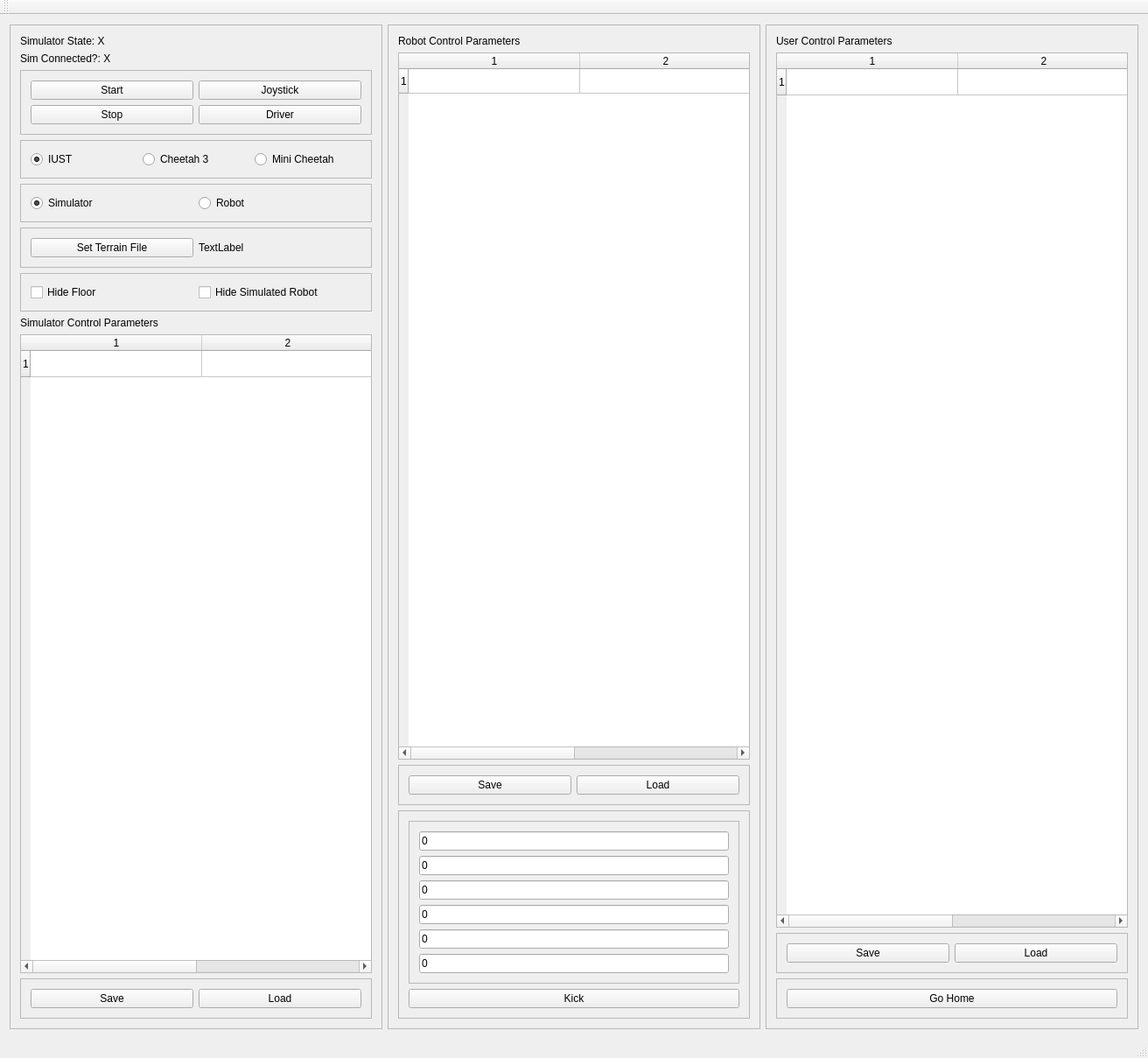
<?xml version="1.0" encoding="UTF-8"?>
<ui version="4.0">
 <class>SimControlPanel</class>
 <widget class="QMainWindow" name="SimControlPanel">
  <property name="geometry">
   <rect>
    <x>0</x>
    <y>0</y>
    <width>1312</width>
    <height>1209</height>
   </rect>
  </property>
  <property name="windowTitle">
   <string>SimControlPanel</string>
  </property>
  <widget class="QWidget" name="centralWidget">
   <layout class="QHBoxLayout" name="horizontalLayout_3">
    <item>
     <widget class="QFrame" name="frame_2">
      <property name="frameShape">
       <enum>QFrame::StyledPanel</enum>
      </property>
      <property name="frameShadow">
       <enum>QFrame::Raised</enum>
      </property>
      <layout class="QVBoxLayout" name="verticalLayout">
       <item>
        <widget class="QLabel" name="simulatorStateLabel">
         <property name="text">
          <string>Simulator State: X</string>
         </property>
        </widget>
       </item>
       <item>
        <widget class="QLabel" name="simulatorConnectedLabel">
         <property name="text">
          <string>Sim Connected?: X</string>
         </property>
        </widget>
       </item>
       <item>
        <widget class="QFrame" name="frame">
         <property name="frameShape">
          <enum>QFrame::StyledPanel</enum>
         </property>
         <property name="frameShadow">
          <enum>QFrame::Raised</enum>
         </property>
         <layout class="QGridLayout" name="gridLayout">
          <item row="0" column="0">
           <widget class="QPushButton" name="startButton">
            <property name="text">
             <string>Start</string>
            </property>
           </widget>
          </item>
          <item row="1" column="1">
           <widget class="QPushButton" name="driverButton">
            <property name="text">
             <string>Driver</string>
            </property>
           </widget>
          </item>
          <item row="0" column="1">
           <widget class="QPushButton" name="joystickButton">
            <property name="text">
             <string>Joystick</string>
            </property>
           </widget>
          </item>
          <item row="1" column="0">
           <widget class="QPushButton" name="stopButton">
            <property name="text">
             <string>Stop</string>
            </property>
           </widget>
          </item>
         </layout>
        </widget>
       </item>
       <item>
        <widget class="QFrame" name="frame_9">
         <property name="frameShape">
          <enum>QFrame::StyledPanel</enum>
         </property>
         <property name="frameShadow">
          <enum>QFrame::Raised</enum>
         </property>
         <layout class="QHBoxLayout" name="horizontalLayout_2">
          <item>
           <widget class="QRadioButton" name="iustButton">
            <property name="text">
             <string>IUST</string>
            </property>
            <property name="checked">
             <bool>true</bool>
            </property>
           </widget>
          </item>
          <item>
           <widget class="QRadioButton" name="cheetah3Button">
            <property name="text">
             <string>Cheetah 3</string>
            </property>
           </widget>
          </item>
          <item>
           <widget class="QRadioButton" name="miniCheetahButton">
            <property name="text">
             <string>Mini Cheetah</string>
            </property>
           </widget>
          </item>
         </layout>
        </widget>
       </item>
       <item>
        <widget class="QFrame" name="frame_10">
         <property name="frameShape">
          <enum>QFrame::StyledPanel</enum>
         </property>
         <property name="frameShadow">
          <enum>QFrame::Raised</enum>
         </property>
         <layout class="QHBoxLayout" name="horizontalLayout">
          <item>
           <widget class="QRadioButton" name="simulatorButton">
            <property name="text">
             <string>Simulator</string>
            </property>
            <property name="checked">
             <bool>true</bool>
            </property>
           </widget>
          </item>
          <item>
           <widget class="QRadioButton" name="robotButton">
            <property name="text">
             <string>Robot</string>
            </property>
           </widget>
          </item>
         </layout>
        </widget>
       </item>
       <item>
        <widget class="QFrame" name="frame_13">
         <property name="frameShape">
          <enum>QFrame::StyledPanel</enum>
         </property>
         <property name="frameShadow">
          <enum>QFrame::Raised</enum>
         </property>
         <layout class="QHBoxLayout" name="horizontalLayout_4">
          <item>
           <widget class="QPushButton" name="setTerrainButton">
            <property name="text">
             <string>Set Terrain File</string>
            </property>
           </widget>
          </item>
          <item>
           <widget class="QLabel" name="terrainFileLabel">
            <property name="text">
             <string>TextLabel</string>
            </property>
           </widget>
          </item>
         </layout>
        </widget>
       </item>
       <item>
        <widget class="QFrame" name="frame_14">
         <property name="frameShape">
          <enum>QFrame::StyledPanel</enum>
         </property>
         <property name="frameShadow">
          <enum>QFrame::Raised</enum>
         </property>
         <layout class="QHBoxLayout" name="horizontalLayout_5">
          <item>
           <widget class="QCheckBox" name="hide_floor_checkbox">
            <property name="text">
             <string>Hide Floor</string>
            </property>
           </widget>
          </item>
          <item>
           <widget class="QCheckBox" name="hide_robot_checkbox">
            <property name="text">
             <string>Hide Simulated Robot</string>
            </property>
           </widget>
          </item>
         </layout>
        </widget>
       </item>
       <item>
        <widget class="QLabel" name="label">
         <property name="text">
          <string>Simulator Control Parameters</string>
         </property>
        </widget>
       </item>
       <item>
        <widget class="QTableWidget" name="simulatorTable">
         <property name="rowCount">
          <number>1</number>
         </property>
         <property name="columnCount">
          <number>2</number>
         </property>
         <attribute name="horizontalHeaderDefaultSectionSize">
          <number>196</number>
         </attribute>
         <attribute name="verticalHeaderDefaultSectionSize">
          <number>30</number>
         </attribute>
         <attribute name="verticalHeaderMinimumSectionSize">
          <number>21</number>
         </attribute>
         <row/>
         <column/>
         <column/>
        </widget>
       </item>
       <item>
        <widget class="QFrame" name="frame_6">
         <property name="frameShape">
          <enum>QFrame::StyledPanel</enum>
         </property>
         <property name="frameShadow">
          <enum>QFrame::Raised</enum>
         </property>
         <layout class="QGridLayout" name="gridLayout_3">
          <item row="0" column="1">
           <widget class="QPushButton" name="loadSimulatorButton">
            <property name="text">
             <string>Load</string>
            </property>
           </widget>
          </item>
          <item row="0" column="0">
           <widget class="QPushButton" name="saveSimulatorButton">
            <property name="text">
             <string>Save</string>
            </property>
           </widget>
          </item>
         </layout>
        </widget>
       </item>
      </layout>
     </widget>
    </item>
    <item>
     <widget class="QFrame" name="frame_5">
      <property name="frameShape">
       <enum>QFrame::StyledPanel</enum>
      </property>
      <property name="frameShadow">
       <enum>QFrame::Raised</enum>
      </property>
      <layout class="QVBoxLayout" name="verticalLayout_3">
       <item>
        <widget class="QLabel" name="label_2">
         <property name="text">
          <string>Robot Control Parameters</string>
         </property>
        </widget>
       </item>
       <item>
        <widget class="QTableWidget" name="robotTable">
         <property name="rowCount">
          <number>1</number>
         </property>
         <property name="columnCount">
          <number>2</number>
         </property>
         <attribute name="horizontalHeaderDefaultSectionSize">
          <number>196</number>
         </attribute>
         <attribute name="verticalHeaderDefaultSectionSize">
          <number>28</number>
         </attribute>
         <row/>
         <column/>
         <column/>
        </widget>
       </item>
       <item>
        <widget class="QFrame" name="frame_4">
         <property name="frameShape">
          <enum>QFrame::StyledPanel</enum>
         </property>
         <property name="frameShadow">
          <enum>QFrame::Raised</enum>
         </property>
         <layout class="QGridLayout" name="gridLayout_2">
          <item row="0" column="1">
           <widget class="QPushButton" name="loadRobotButton">
            <property name="text">
             <string>Load</string>
            </property>
           </widget>
          </item>
          <item row="0" column="0">
           <widget class="QPushButton" name="saveRobotButton">
            <property name="text">
             <string>Save</string>
            </property>
           </widget>
          </item>
         </layout>
        </widget>
       </item>
       <item>
        <widget class="QFrame" name="frame_12">
         <property name="sizePolicy">
          <sizepolicy hsizetype="Expanding" vsizetype="Preferred">
           <horstretch>0</horstretch>
           <verstretch>0</verstretch>
          </sizepolicy>
         </property>
         <property name="frameShape">
          <enum>QFrame::StyledPanel</enum>
         </property>
         <property name="frameShadow">
          <enum>QFrame::Raised</enum>
         </property>
         <layout class="QGridLayout" name="gridLayout_6">
          <item row="0" column="0">
           <widget class="QFrame" name="frame_11">
            <property name="frameShape">
             <enum>QFrame::StyledPanel</enum>
            </property>
            <property name="frameShadow">
             <enum>QFrame::Raised</enum>
            </property>
            <layout class="QVBoxLayout" name="verticalLayout_6">
             <item>
              <widget class="QLineEdit" name="kickAngularX">
               <property name="sizePolicy">
                <sizepolicy hsizetype="Ignored" vsizetype="Fixed">
                 <horstretch>0</horstretch>
                 <verstretch>0</verstretch>
                </sizepolicy>
               </property>
               <property name="text">
                <string>0</string>
               </property>
              </widget>
             </item>
             <item>
              <widget class="QLineEdit" name="kickAngularY">
               <property name="sizePolicy">
                <sizepolicy hsizetype="Ignored" vsizetype="Fixed">
                 <horstretch>0</horstretch>
                 <verstretch>0</verstretch>
                </sizepolicy>
               </property>
               <property name="text">
                <string>0</string>
               </property>
              </widget>
             </item>
             <item>
              <widget class="QLineEdit" name="kickAngularZ">
               <property name="sizePolicy">
                <sizepolicy hsizetype="Ignored" vsizetype="Fixed">
                 <horstretch>0</horstretch>
                 <verstretch>0</verstretch>
                </sizepolicy>
               </property>
               <property name="text">
                <string>0</string>
               </property>
              </widget>
             </item>
             <item>
              <widget class="QLineEdit" name="kickLinearX">
               <property name="sizePolicy">
                <sizepolicy hsizetype="Minimum" vsizetype="Fixed">
                 <horstretch>0</horstretch>
                 <verstretch>0</verstretch>
                </sizepolicy>
               </property>
               <property name="text">
                <string>0</string>
               </property>
              </widget>
             </item>
             <item>
              <widget class="QLineEdit" name="kickLinearY">
               <property name="sizePolicy">
                <sizepolicy hsizetype="Minimum" vsizetype="Fixed">
                 <horstretch>0</horstretch>
                 <verstretch>0</verstretch>
                </sizepolicy>
               </property>
               <property name="text">
                <string>0</string>
               </property>
              </widget>
             </item>
             <item>
              <widget class="QLineEdit" name="kickLinearZ">
               <property name="sizePolicy">
                <sizepolicy hsizetype="Minimum" vsizetype="Fixed">
                 <horstretch>0</horstretch>
                 <verstretch>0</verstretch>
                </sizepolicy>
               </property>
               <property name="text">
                <string>0</string>
               </property>
              </widget>
             </item>
            </layout>
           </widget>
          </item>
          <item row="1" column="0">
           <widget class="QPushButton" name="kickButton">
            <property name="text">
             <string>Kick</string>
            </property>
           </widget>
          </item>
         </layout>
        </widget>
       </item>
      </layout>
     </widget>
    </item>
    <item>
     <widget class="QFrame" name="frame_3">
      <property name="frameShape">
       <enum>QFrame::StyledPanel</enum>
      </property>
      <property name="frameShadow">
       <enum>QFrame::Raised</enum>
      </property>
      <layout class="QVBoxLayout" name="verticalLayout_2">
       <item>
        <widget class="QLabel" name="label_3">
         <property name="text">
          <string>User Control Parameters</string>
         </property>
        </widget>
       </item>
       <item>
        <widget class="QTableWidget" name="userControlTable">
         <property name="rowCount">
          <number>1</number>
         </property>
         <property name="columnCount">
          <number>2</number>
         </property>
         <attribute name="horizontalHeaderDefaultSectionSize">
          <number>196</number>
         </attribute>
         <row/>
         <column/>
         <column/>
        </widget>
       </item>
       <item>
        <widget class="QFrame" name="frame_7">
         <property name="frameShape">
          <enum>QFrame::StyledPanel</enum>
         </property>
         <property name="frameShadow">
          <enum>QFrame::Raised</enum>
         </property>
         <layout class="QGridLayout" name="gridLayout_4">
          <item row="0" column="1">
           <widget class="QPushButton" name="loadUserButton">
            <property name="text">
             <string>Load</string>
            </property>
           </widget>
          </item>
          <item row="0" column="0">
           <widget class="QPushButton" name="saveUserButton">
            <property name="text">
             <string>Save</string>
            </property>
           </widget>
          </item>
         </layout>
        </widget>
       </item>
       <item>
        <widget class="QFrame" name="frame_8">
         <property name="frameShape">
          <enum>QFrame::StyledPanel</enum>
         </property>
         <property name="frameShadow">
          <enum>QFrame::Raised</enum>
         </property>
         <layout class="QVBoxLayout" name="verticalLayout_4">
          <item>
           <widget class="QPushButton" name="goHomeButton">
            <property name="text">
             <string>Go Home</string>
            </property>
           </widget>
          </item>
         </layout>
        </widget>
       </item>
      </layout>
     </widget>
    </item>
   </layout>
  </widget>
  <widget class="QMenuBar" name="menuBar">
   <property name="geometry">
    <rect>
     <x>0</x>
     <y>0</y>
     <width>1312</width>
     <height>28</height>
    </rect>
   </property>
  </widget>
  <widget class="QToolBar" name="mainToolBar">
   <attribute name="toolBarArea">
    <enum>TopToolBarArea</enum>
   </attribute>
   <attribute name="toolBarBreak">
    <bool>false</bool>
   </attribute>
  </widget>
  <widget class="QStatusBar" name="statusBar"/>
 </widget>
 <layoutdefault spacing="6" margin="11"/>
 <resources/>
 <connections/>
</ui>
